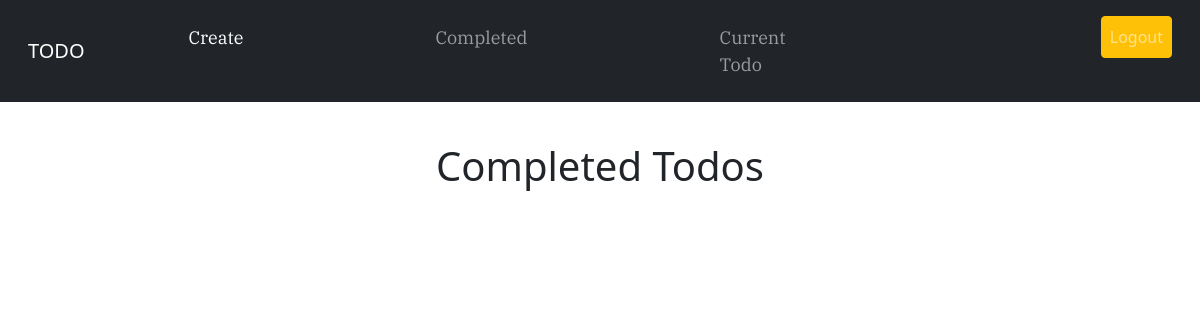
/completed/ (signed in), run on an earlier commit of the app's database.
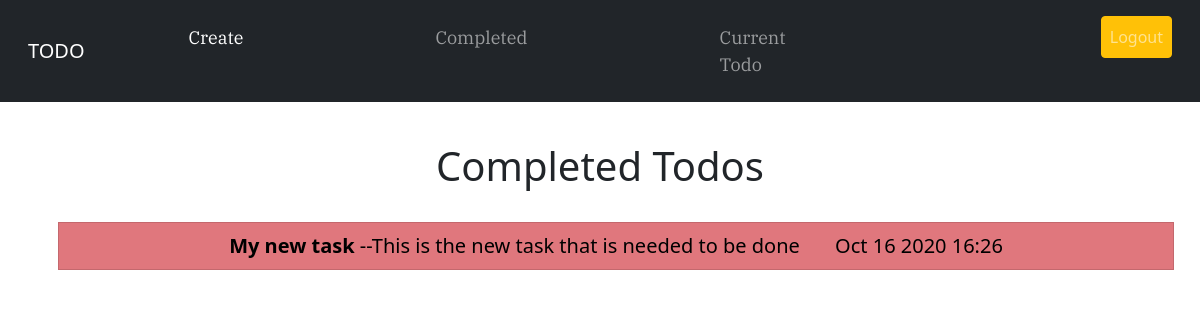
And on a later commit of the database.
### todo/models.py (models this page shows, shortened)
class Todoapp(models.Model):
    name = models.CharField(max_length=100)
    memo = models.TextField(max_length= 200, blank = True)
    created_date = models.DateTimeField(auto_now_add=True)
    date_completed = models.DateTimeField(null = True, blank = True)
    important = models.BooleanField(default= False)
    user = models.ForeignKey(User, on_delete = models.CASCADE)

### todo/views.py (the view)
# urls.py: path('completed/', views.completedtodo, name="completedtodo"),
@login_required
def completedtodo(request):
    context = Todoapp.objects.filter( user = request.user, date_completed__isnull = False).order_by('-date_completed')
    return render(request, 'todo/completedtodo.html',{'context':context})

### todo/templates/todo/completedtodo.html
{% extends 'todo/base.html' %}
{% block content %}
<div class="m-2 p-3">
    <h1 class="text-center"> Completed Todos </h1>
</div>
<ul class = "list group">
{% for todo in context %}
<div class = "container">
<li class = " mb-1 text-center list-group-item" style="display: block; background-color:#e0777d;"><a style = "text-decoration: none; color: black; font-size: 20px;" href="{% url 'todoview' todo.id %}">
    {% if todo.important %}<b>{% endif %}{{todo.name}}
        {% if todo.important %}</b>{% endif %}{% if todo.memo %}--{{todo.memo}}{% endif %}&ensp;&ensp;&ensp;
        {{todo.date_completed|date:'M j Y H:i'}}
</a></li>
</div>
{% endfor %}
</ul>
{% endblock %}

What changed in the data, as far as the page shows it:
added Todoapp: name "My new task", memo "This is the new task that is needed to be done", date_completed "Oct 16 2020 16:26"
